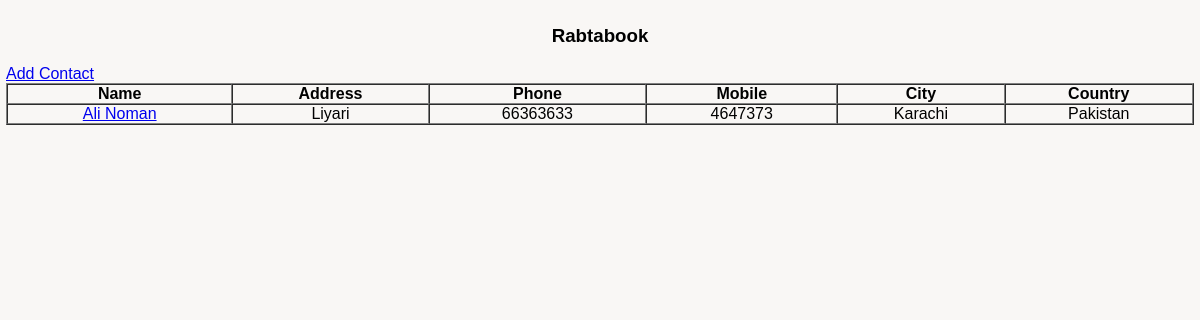
The page /index on the database as committed earlier.
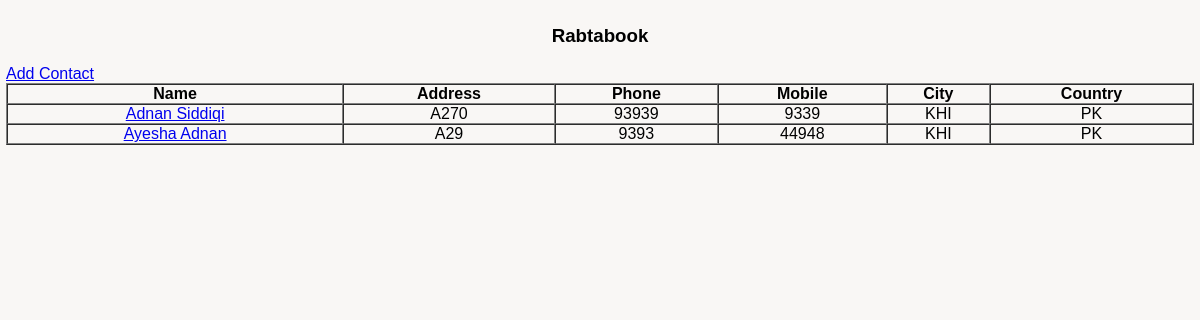
The same page on the database as committed later.
### app/models.py (models this page shows, shortened)
class Contact(db.Model):
    id = db.Column(db.Integer, primary_key=True)
    firstname = db.Column(db.String(30))
    lastname = db.Column(db.String(30))
    phone = db.Column(db.String(15))
    mobile = db.Column(db.String(15))
    address = db.Column(db.String(100))
    city = db.Column(db.String(50))
    country = db.Column(db.String(20))

### app/views.py (the view)
@app.route('/')
@app.route('/index')
def index():
    contacts = Contact.query.all()
    return render_template(
        'index.html',
                contacts=contacts)

### app/templates/index.html
{% extends "layout.html" %}
{% block content %}
    <span><a href="{{ url_for('add') }}">Add Contact</a></span>
    <table width=100% cellpadding=0 cellspacing=0 border="1">
        <tr>
            <th>Name</th>
            <th>Address</th>
            <th>Phone</th>
            <th>Mobile</th>
            <th>City</th>
            <th>Country</th>
        </tr>
        {%
            for contact in contacts
        %}
            <tr align=center>
                <td><a href="{{ url_for('view',id=contact.id) }}">{{ contact.firstname + ' '+contact.lastname }}</a></td>
                <td>{{ contact.address }}</td>
                <td>{{ contact.phone }}</td>
                <td>{{ contact.mobile }}</td>
                <td>{{ contact.city }}</td>
                <td>{{ contact.country }}</td>
            </tr>
        {% endfor %}
    </table>
{% endblock %}

### app/templates/layout.html (shortened to what this page needs)
<!DOCTYPE html>
<html>
<head>
    <link rel="stylesheet" href="{{ url_for('static', filename='style.css') }}" />
</head>
<body>
    <div id="container">
        <div id="heading"><h3>Rabtabook</h3></div>
        {% block content %}{% endblock %}
    </div>
</body>
</html>

### app/static/style.css (style rules this page uses)
html,body { margin :0; padding: 0; height:100%; background-color: #f9f7f5; font-family: Arial, Helvetica, sans-serif; }
#container { height: 100%; min-height: 100%; margin :0; padding: 0; padding: 0.5%; }
#container #heading { text-align: center; }

Rows that differ between the two databases and show on the page:
changed Contact: firstname+lastname "Ali Noman" → "Adnan Siddiqi"; address "Liyari" → "A270"; phone "66363633" → "93939"; mobile "4647373" → "9339"; city "Karachi" → "KHI"; country "Pakistan" → "PK"
added Contact: firstname+lastname "Ayesha Adnan", address "A29", phone "9393", mobile "44948", city "KHI", country "PK"
